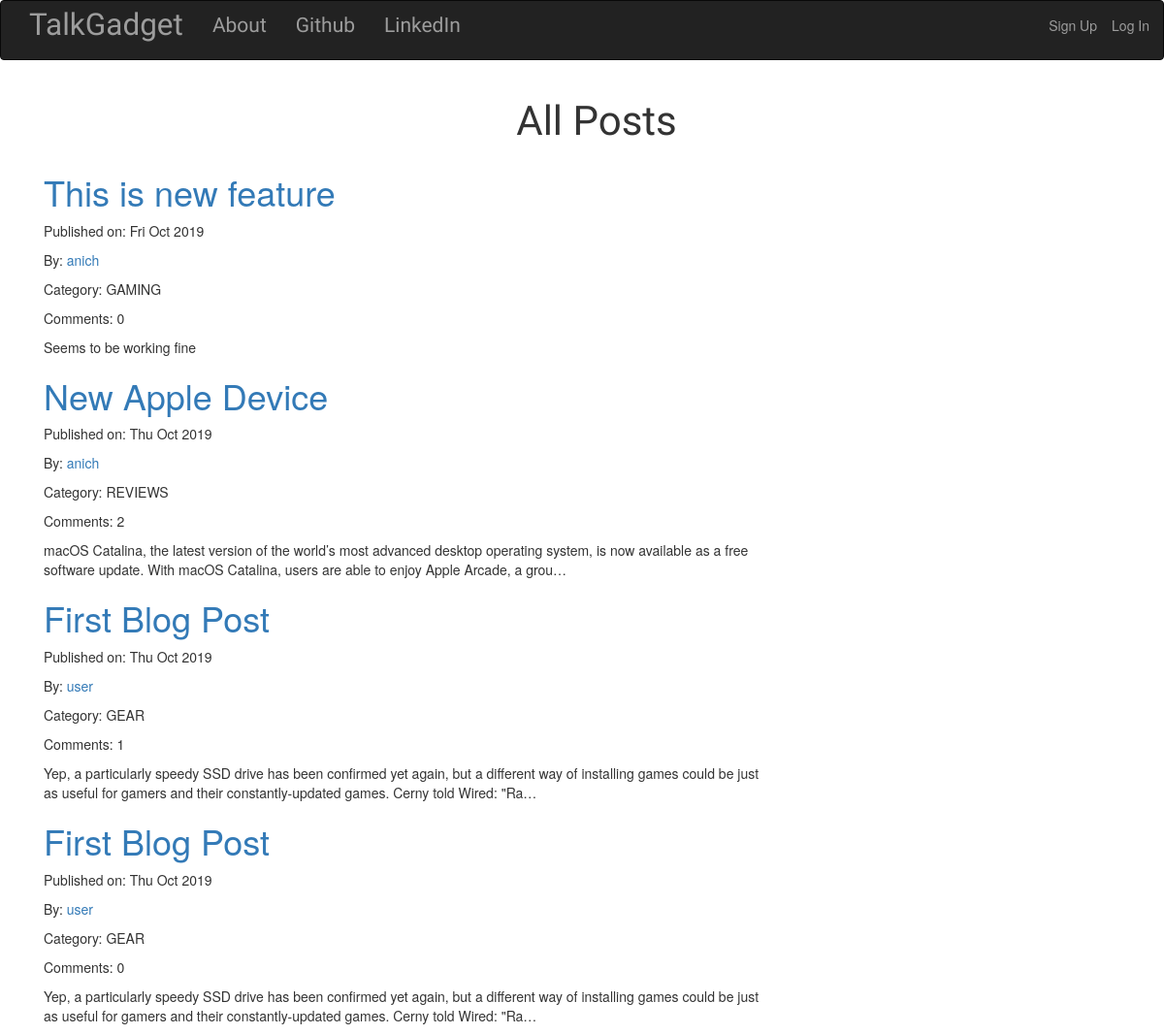
/posts/, run on the app's committed database.
### posts/models.py (models this page shows, shortened)
class Post(models.Model):
    REVIEWS = 'REVIEWS'
    GEAR = 'GEAR'
    GAMING = 'GAMING'
    ENTERTAINMENT = 'ENTERTAINMENT'
    CATEGORY_CHOICES = (
        (REVIEWS, 'Reviews'),
        (GEAR, 'Gear'),
        (GAMING, 'Gaming'),
        (ENTERTAINMENT, 'Entertainment'),
    )
    category = models.CharField(
        max_length=100,
        choices=CATEGORY_CHOICES,
        default=GEAR,
    )
    author = models.ForeignKey(User, related_name="posts")
    title = models.CharField(max_length=200)
    text = models.TextField()
    created_date = models.DateTimeField(default=timezone.now)
    published_date = models.DateTimeField(blank=True, null=True)

### posts/views.py (the view)
class PostListView(SelectRelatedMixin, ListView):
    model = models.Post
    select_related = ("author",)
    def get_queryset(self):
        return models.Post.objects.filter(published_date__lte=timezone.now()).order_by('-published_date')

### posts/templates/posts/post_list.html (shortened to what this page needs)
{% extends "posts/post_base.html" %}
{% block prepost%}
<h1 class="posttitle" >All Posts</h1>
{% endblock %}
{% block post_content %}
  <div class="centerstage">
    <div class="col-md-8">
      {% include "posts/_post.html" %}
    </div>
  </div>
{% endblock %}

### posts/templates/posts/_post.html
{% for post in post_list %}
  <div class="post">
      <h1><a href="{% url 'posts:post_detail' pk=post.pk %}">{{ post.title }}</a></h1>
      <div class="date">
          <p>Published on: {{ post.published_date|date:"D M Y"}}</p>
      </div>
      <p>By: <a href="{%url 'posts:user_post_list' username=post.author.username %}">
        {{post.author.username}}
      </a> </p>
      <p>Category: {{post.category}}</p>
      <p>Comments: {{ post.post_comments.count }} </p>
      <p>{{ post.text|safe|linebreaksbr|truncatechars:200 }}</p>
  </div>
{% endfor %}

### static/css/master.css (style rules this page uses)
.posttitle { font-family: 'Fira Sans', sans-serif; font-size: 3em; text-align: center; }
.centerstage { margin-left: auto; margin-right: auto; }

### data on the page
Post: title "This is new feature", published_date "Fri Oct 2019", author.username "anich", category "GAMING", post_comments.count "0", text "Seems to be working fine"
Post: title "New Apple Device", published_date "Thu Oct 2019", author.username "anich", category "REVIEWS", post_comments.count "2", text "macOS Catalina, the latest version of the world’s most advanced desktop operating system, is now available as a free software update. With macOS Catalina, users are able to enjoy Apple Arcade, a grou…"
Post: title "First Blog Post", published_date "Thu Oct 2019", author.username "user", category "GEAR", post_comments.count "1", text "Yep, a particularly speedy SSD drive has been confirmed yet again, but a different way of installing games could be just as useful for gamers and their constantly-updated games. Cerny told Wired: \"Ra…"
Post: title "First Blog Post", published_date "Thu Oct 2019", author.username "user", category "GEAR", post_comments.count "0", text "Yep, a particularly speedy SSD drive has been confirmed yet again, but a different way of installing games could be just as useful for gamers and their constantly-updated games. Cerny told Wired: \"Ra…"
